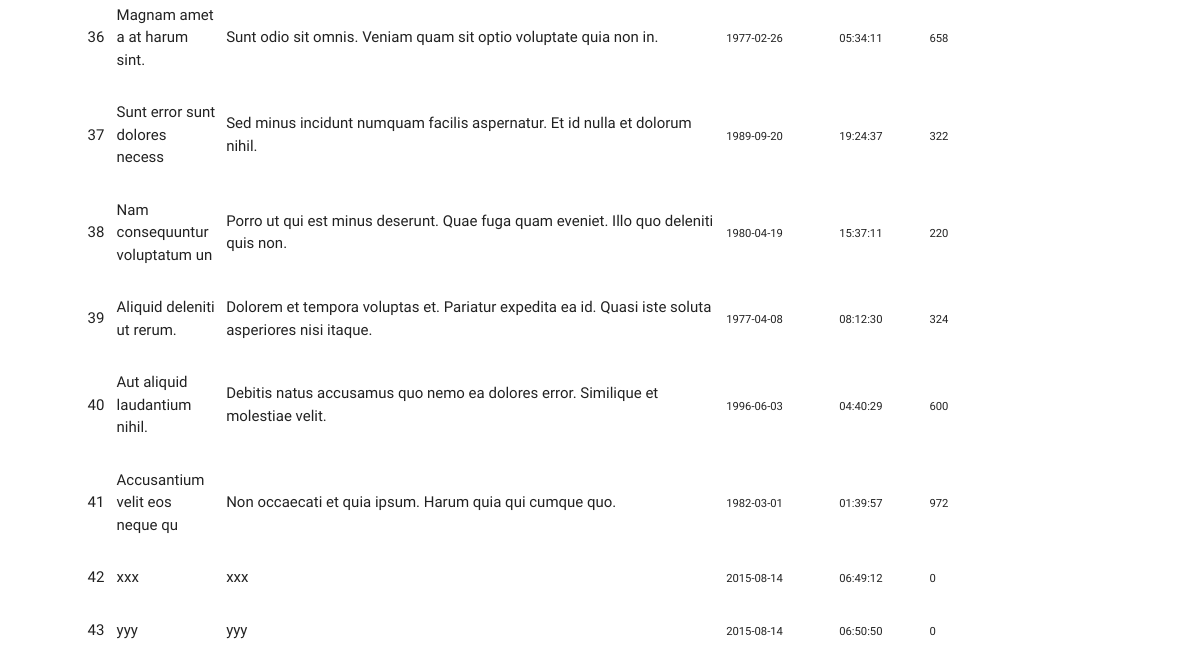
The app's page /pegawai/module/dokumen/textfull2.php (signed in, lower part), older data.
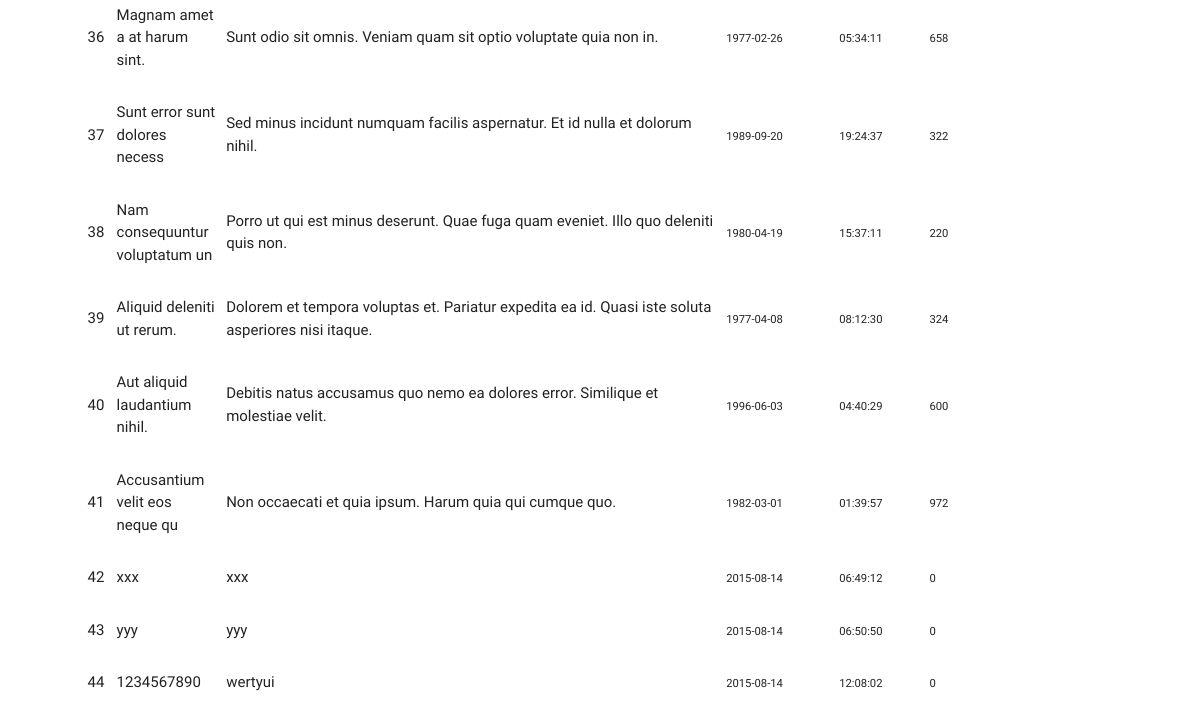
The same page, newer data.
### tables this page shows
CREATE TABLE IF NOT EXISTS `dokumen` (
  `id` int(5) NOT NULL AUTO_INCREMENT,
  `judul` varchar(30) NOT NULL,
  `isi` text NOT NULL,
  `tanggal` date NOT NULL,
  `waktu` time NOT NULL,
  `baca` int(10) NOT NULL,
  `gambar` varchar(100) NOT NULL,
  `divisi` char(2) DEFAULT NULL,
  PRIMARY KEY (`id`)
);

### pegawai/module/dokumen/textfull2.php (the view, shortened to what this page needs)
<?php
require "includes/header_artikel.php";
?>
<body>
		<div class="container">
			<div class="hero-unit">
				<table class="table table-striped" border="0">
	<?php
	$no = 1;
	$query2 = "SELECT * from dokumen ";
	$sql = mysql_query ($query2);
	while ($hasil = mysql_fetch_array ($sql)) {
			?>
				<tbody>
				<tr>
					<td align="center"><?php echo $no?></td>
					<td><?php echo $hasil['judul']?></td>
                    <td><?php echo $hasil['isi']?></td>
					<td align="center"><small><?php echo $hasil['tanggal']?></small></td>
					<td align="center"><small><?php echo $hasil['waktu']?></small></td>
					<td align="center"><small><?php echo $hasil['baca']?></small></td>
					<td align="center">&nbsp
				</tr>
				</tbody>
				<?php $no++; ?>
				<?php } ?>
				</table>
			</div>
		</div>
</body>

Row changes from the older to the newer data that the page shows:
added dokumen: judul "1234567890", isi "wertyui", tanggal "2015-08-14", waktu "12:08:02", baca "0"
